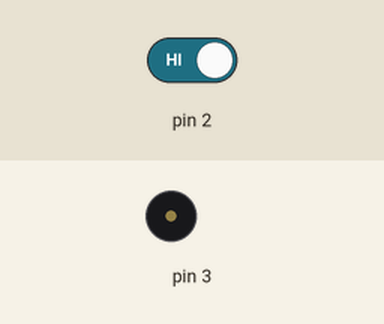
Recording of a sketch running on a simulated Arduino Uno, built with avr-gcc and run on an emulated ATmega328P. On the bench: buzzer (waves = sounding). Inputs (shaded band) come from the test bench; at power-on: pin 2 HIGH.

Above: at 1.2 s.
1.3 s: pin 2 driven LOW
At 4.6 s:
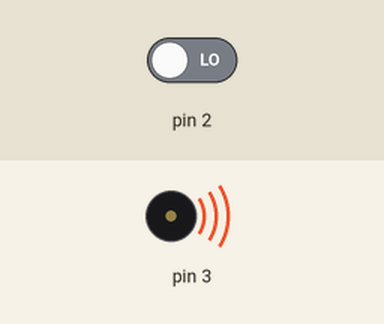
Timing chart, 0 to 10.3 s (numbered marks = the images above; inputs shaded):
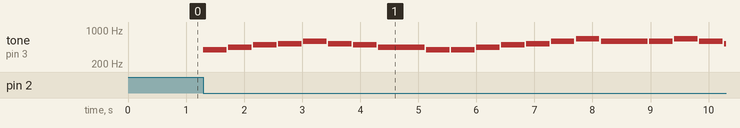

The sketch:

lanhuacao.ino
```cpp
void setup(){
  pinMode(2, INPUT);
  pinMode(3, OUTPUT);
}

void playNote(int note, int duration) {
  // 播放音符，然后停止一小段时间制造间隔
  if (note > 0) {
    tone(3, note);
    delay(duration);
    noTone(3);
    delay(30); // 音符之间的间隔时间
  } else {
    // 0表示休止符
    delay(duration);
  }
}

void loop(){
  // 判断连接在D2号接口的触摸传感器是否被触摸；0表示有触摸，1表示没有被触摸
  if (digitalRead(2) == 0) {
    // 《兰花草》经典旋律
    // "我从山中来，带着兰花草"
    playNote(392, 400);  // Sol (G4)
    playNote(440, 400);  // La (A4)
    playNote(494, 400);  // Si (B4)
    playNote(523, 400);  // Do (C5)
    playNote(587, 400);  // Re (D5)
    playNote(523, 400);  // Do (C5)
    playNote(494, 400);  // Si (B4)
    playNote(440, 800);  // La (A4) - 长音

    // "种在小园中，希望花开早"
    playNote(392, 400);  // Sol (G4)
    playNote(392, 400);  // Sol (G4)
    playNote(440, 400);  // La (A4)
    playNote(494, 400);  // Si (B4)
    playNote(523, 400);  // Do (C5)
    playNote(587, 400);  // Re (D5)
    playNote(659, 400);  // Mi (E5)
    playNote(587, 800);  // Re (D5) - 长音

    // "一日看三回，看得花时过"
    playNote(587, 400);  // Re (D5)
    playNote(659, 400);  // Mi (E5)
    playNote(587, 400);  // Re (D5)
    playNote(523, 400);  // Do (C5)
    playNote(494, 400);  // Si (B4)
    playNote(440, 400);  // La (A4)
    playNote(392, 400);  // Sol (G4)
    playNote(440, 400);  // La (A4)
    playNote(494, 400);  // Si (B4)
    playNote(523, 400);  // Do (C5)
    playNote(494, 400);  // Si (B4)
    playNote(440, 800);  // La (A4) - 长音

    // "兰花却依然，苞也无一个"
    playNote(392, 400);  // Sol (G4)
    playNote(392, 400);  // Sol (G4)
    playNote(440, 400);  // La (A4)
    playNote(494, 400);  // Si (B4)
    playNote(523, 400);  // Do (C5)
    playNote(587, 400);  // Re (D5)
    playNote(523, 400);  // Do (C5)
    playNote(494, 400);  // Si (B4)
    playNote(440, 400);  // La (A4)
    playNote(392, 800);  // Sol (G4) - 长音

    // 最后的结束音
    tone(3, 392);
    delay(1200);
    noTone(3);
    delay(300);

  } else {
    noTone(3);
  }
}
```

Buzzer.cpp
```cpp
#include "Buzzer.h"
#include <avr/wdt.h>

uint8_t buzzer_pin;

#ifdef ME_PORT_DEFINED
/**
 * Alternate Constructor which can call your own function to map the Buzzer to arduino port,
 * Buzzer pins are used and initialized here.
 * \param[in]
 *   None
 */
Buzzer::Buzzer()
{
  buzzer_pin = 9;
}

/**
 * Alternate Constructor which can call your own function to map the Buzzer to arduino port,
 * If the hardware serial was selected, we will used the hardware serial.
 * \param[in]
 *   port - RJ25 port from PORT_1 to M2
 */
Buzzer::Buzzer(uint8_t port):MePort(port)
{
  buzzer_pin = port;
}

/**
 * Alternate Constructor which can call your own function to map the Buzzer to arduino port,
 * you can set any slot for the buzzer device.
 * \param[in]
 *   port - RJ25 port from PORT_1 to M2
 * \param[in]
 *   slot - SLOT1 or SLOT2
 */
Buzzer::Buzzer(uint8_t port, uint8_t slot):MePort(port)
{
  buzzer_pin = s2;
  if(slot == SLOT2)
  {
    buzzer_pin = s2;
  }
  else
  {
    buzzer_pin = s1;
  }
}
#else // ME_PORT_DEFINED
/**
 * Alternate Constructor which can call your own function to map the Buzzer to arduino port,
 * \param[in]
 *   switchPin - arduino port for buzzer detect pin.
 */
Buzzer::Buzzer(int pin)
{
  buzzer_pin = pin;
}
#endif // ME_PORT_DEFINED

/**
 * \par Function
 *    setpin
 * \par Description
 *    Reset the buzzer available pin by its arduino port.
 * \param[in]
 *    pin - arduino port for buzzer detect pin.
 * \par Output
 *    None
 * \par Return
 *    None
 * \par Others
 *    None
 */
void Buzzer::setpin(int pin)
{
  buzzer_pin = pin;
}

/**
 * \par Function
 *    tone
 * \par Description
 *    Playing the tones.
 * \param[in]
 *    pin - Which pin on board that buzzer is connecting to.
 * \param[in]
 *    frequency - The speed of buzzer's tone play.
 * \param[in]
 *    duration - Time of a tone play.
 * \par Output
 *    None
 * \Return
 *    None.
 * \par Others
 *    Frequency (in hertz) and duration (in milliseconds).
 */
void Buzzer::tone(int pin, uint16_t frequency, uint32_t duration)
{
  buzzer_pin = pin;
  int period = 1000000L / frequency;
  int pulse = period / 2;
  pinMode(buzzer_pin, OUTPUT);
  for (long i = 0; i < duration * 1000L; i += period)
  {
    digitalWrite(buzzer_pin, HIGH);
    delayMicroseconds(pulse);
    digitalWrite(buzzer_pin, LOW);
    delayMicroseconds(pulse);
    wdt_reset();
  }
}

/**
 * \par Function
 *    tone
 * \par Description
 *    Playing the tones.
 * \param[in]
 *    frequency - The speed of buzzer's tone play.
 * \param[in]
 *    duration - Time of a tone play.
 * \par Output
 *    None
 * \Return
 *    None.
 * \par Others
 *    Frequency (in hertz) and duration (in milliseconds).
 */
void Buzzer::tone(uint16_t frequency, uint32_t duration)
{
    int period = 1000000L / frequency;
    int pulse = period / 2;
    pinMode(buzzer_pin, OUTPUT);
    for (long i = 0; i < duration * 1000L; i += period)
    {
        digitalWrite(buzzer_pin, HIGH);
        delayMicroseconds(pulse);
        digitalWrite(buzzer_pin, LOW);
        delayMicroseconds(pulse);
        wdt_reset();
    }
}

void Buzzer::_tone (float noteFrequency, long noteDuration, int silentDuration)
{

    // tone(10,261,500);
    // delay(500);

      if(silentDuration==0){silentDuration=1;}

      tone(buzzer_pin, noteFrequency, noteDuration);
      delay(noteDuration);       //milliseconds to microseconds
      //noTone(PIN_Buzzer);
      delay(silentDuration);
}


void Buzzer::bendTones(float initFrequency, float finalFrequency, float prop, long noteDuration, int silentDuration){

  //Examples:
  //  bendTones (880, 2093, 1.02, 18, 1);
  //  bendTones (note_A5, note_C7, 1.02, 18, 0);

  if(silentDuration==0){silentDuration=1;}

  if(initFrequency < finalFrequency)
  {
      for (int i=initFrequency; i<finalFrequency; i=i*prop) {
          _tone(i, noteDuration, silentDuration);
      }

  } else{

      for (int i=initFrequency; i>finalFrequency; i=i/prop) {
          _tone(i, noteDuration, silentDuration);
      }
  }
}

/**
 * \par Function
 *    noTone
 * \par Description
 *    Do not playing the tones.
 * \param[in]
 *    pin - Which pin on board that buzzer is connecting to.
 * \par Output
 *    None
 * \Return
 *    None.
 * \par Others
 *    None
 */
void Buzzer::noTone(int pin)
{
  buzzer_pin = pin;
  pinMode(buzzer_pin, OUTPUT);
  digitalWrite(buzzer_pin, LOW);
}

/**
 * \par Function
 *    noTone
 * \par Description
 *    Do not playing the tones.
 * \param[in]
 *    None
 * \par Output
 *    None
 * \Return
 *    None.
 * \par Others
 *    None
 */
void Buzzer::noTone()
{
  pinMode(buzzer_pin, OUTPUT);
  digitalWrite(buzzer_pin, LOW);
}
```

Buzzer.h
```cpp
// (licence header left out)
#ifndef Buzzer_H
#define Buzzer_H

#include <stdint.h>
#include <stdbool.h>
#include <Arduino.h>

#ifdef ME_PORT_DEFINED
#include "MePort.h"
#endif // ME_PORT_DEFINED

/**
 * Class: Buzzer
 * \par Description
 * Declaration of Class Buzzer.
 */

 #ifdef ME_PORT_DEFINED
class Buzzer : public MePort
#else
class Buzzer
#endif

{
public:
#ifdef ME_PORT_DEFINED
/**
 * Alternate Constructor which can call your own function to map the buzzer to arduino port,
 * no pins are used or initialized here.
 * \param[in]
 *   None
*/
  Buzzer();

/**
 * Alternate Constructor which can call your own function to map the Buzzer to arduino port,
 * If the hardware serial was selected, we will used the hardware serial.
 * \param[in]
 *   port - RJ25 port from PORT_1 to M2
*/
  Buzzer(uint8_t port);

/**
 * Alternate Constructor which can call your own function to map the Buzzer to arduino port,
 * you can set any slot for the buzzer device.
 * \param[in]
 *   port - RJ25 port from PORT_1 to M2
 * \param[in]
 *   slot - SLOT1 or SLOT2
 */
  Buzzer(uint8_t port, uint8_t slot);
#else // ME_PORT_DEFINED
/**
 * Alternate Constructor which can call your own function to map the Buzzer to arduino port,
 * \param[in]
 *   switchPin - arduino port for buzzer detect pin.
*/
  Buzzer(int pin);
#endif // ME_PORT_DEFINED
/**
 * \par Function
 *    setpin
 * \par Description
 *    Reset the buzzer available pin by its arduino port.
 * \param[in]
 *    pin - arduino port for buzzer detect pin.
 * \par Output
 *    None
 * \par Return
 *    None
 * \par Others
 *    None
 */
  void setpin(int pin);

/**
 * \par Function
 *    tone
 * \par Description
 *    Playing the tones.
 * \param[in]
 *    pin - Which pin on board that buzzer is connecting to.
 * \param[in]
 *    frequency - The speed of buzzer's tone play.
 * \param[in]
 *    duration - Time of a tone play.
 * \par Output
 *    None
 * \Return
 *    None.
 * \par Others
 *    Frequency (in hertz) and duration (in milliseconds).
 */
  void tone(int pin, uint16_t frequency, uint32_t duration);

/**
 * \par Function
 *    tone
 * \par Description
 *    Playing the tones.
 * \param[in]
 *    frequency - The speed of buzzer's tone play.
 * \param[in]
 *    duration - Time of a tone play.
 * \par Output
 *    None
 * \Return
 *    None.
 * \par Others
 *    Frequency (in hertz) and duration (in milliseconds).
 */
  void tone(uint16_t frequency, uint32_t duration = 0);

/**
 * \par Function
 *    noTone
 * \par Description
 *    Do not playing the tones.
 * \param[in]
 *    pin - Which pin on board that buzzer is connecting to.
 * \par Output
 *    None
 * \Return
 *    None.
 * \par Others
 *    None
 */

  void _tone(float noteFrequency, long noteDuration, int silentDuration);
  void bendTones(float initFrequency, float finalFrequency, float prop, long noteDuration, int silentDuration);

  void noTone(int pin);

/**
 * \par Function
 *    noTone
 * \par Description
 *    Do not playing the tones.
 * \param[in]
 *    None
 * \par Output
 *    None
 * \Return
 *    None.
 * \par Others
 *    None
 */
  void noTone();
};
#endif
```

PH20Port.h
```cpp
#ifndef _PH20Port_H_
#define _PH20Port_H_

#include <Arduino.h>
#include <avr/interrupt.h>
#include <avr/io.h>
#include <util/delay.h>
#include <stdint.h>
#include <stdlib.h>

#define RJ25_MAX 16

#define P1 1
#define P2 2
#define P3 3
#define P4 4

#define P5 5
#define P6 6
#define P7 7
#define P8 8

#define P9  9
#define P10 10
#define P11 11
#define P12 12

#define P13 13
#define P14 14
#define P15 15
#define P16 16

/**
 * A structure to represent PH20Port Signal.
 */
typedef struct
{
  uint8_t s1;
  uint8_t s2;
  uint8_t s3;
  uint8_t s4;
  uint8_t s5;
  uint8_t s6;
} PH20Port_Sig;

extern PH20Port_Sig PH20_Port[RJ25_MAX];  // PH20Port[0] is nonsense

#define NC (0)  //use UART RX for NULL port

#define SLOT1       (1)
#define SLOT2       (2)
#define SLOT3       (3)
#define SLOT4       (4)
#define SLOT5       (5)
#define SLOT6       (6)

#define SLOT_1  SLOT1
#define SLOT_2  SLOT2
#define SLOT_3  SLOT3
#define SLOT_4  SLOT4
#define SLOT_5  SLOT3
#define SLOT_6  SLOT4

#ifndef FALSE
#define FALSE   (0)
#endif

#ifndef TRUE
#define TRUE    (1)
#endif

/**
 * Class: PH20Port
 *
 * \par Description
 * Declaration of Class PH20Port
 */
class PH20Port
{
public:

/**
 * Alternate Constructor which can call your own function to map the PH20Port to arduino port,
 * no pins are used or initialized here
 */
  PH20Port(void);

/**
 * Alternate Constructor which can call your own function to map the PH20Port to arduino port,
 * no pins are used or initialized here, but PWM frequency set to 976 Hz
 * \param[in]
 *   port - RJ25 port from PORT_1 to M2
 */
  PH20Port(uint8_t port);

/**
 * Alternate Constructor which can call your own function to map the PH20Port to arduino port,
 * no pins are used or initialized here, but PWM frequency set to 976 Hz
 * \param[in]
 *   port - RJ25 port from PORT_1 to M2
 * \param[in]
 *   slot - SLOT1 or SLOT2
 */
  PH20Port(uint8_t port, uint8_t slot);

/**
 * \par Function
 *   getPort
 * \par Description
 *   Get current valid port of current RJ25 object
 * \par Output
 *   None
 * \return
 *   Port bumber from PORT_1 to M2
 * \par Others
 *   None
 */
  uint8_t getPort(void);

/**
 * \par Function
 *   getSlot
 * \par Description
 *   Get current valid slot of current RJ25 object's port
 * \par Output
 *   None
 * \return
 *   Slot bumber SLOT1 or SLOT2
 * \par Others
 *   None
 */
  uint8_t getSlot(void);

/**
 * \par Function
 *   dRead1
 * \par Description
 *   Read the digital input value on slot1 of current RJ25 object's port
 * \param[in]
 *   mode - digital input mode INPUT or INPUT_PULLUP
 * \par Output
 *   None
 * \return
 *   Digital input value
 * \par Others
 *   None
 */
  bool dRead1(uint8_t mode = INPUT);

/**
 * \par Function
 *   dRead2
 * \par Description
 *   Read the digital input value on slot2 of current RJ25 object's port
 * \param[in]
 *   mode - digital input mode INPUT or INPUT_PULLUP
 * \par Output
 *   None
 * \return
 *   Digital input value
 * \par Others
 *   None
 */
  bool dRead2(uint8_t mode = INPUT);
  bool dRead3(uint8_t mode = INPUT);
  bool dRead4(uint8_t mode = INPUT);
  bool dRead5(uint8_t mode = INPUT);

/**
 * \par Function
 *   dpRead1
 * \par Description
 *   Read the digital input value on slot1 of current RJ25 object's port, the input
 *   mode set as INPUT_PULLUP.
 * \par Output
 *   None
 * \return
 *   Digital input value
 * \par Others
 *   None
 */
  bool dpRead1(void);

/**
 * \par Function
 *   dpRead2
 * \par Description
 *   Read the digital input value on slot2 of current RJ25 object's port, the input
 *   mode set as INPUT_PULLUP.
 * \par Output
 *   None
 * \return
 *   Digital input value
 * \par Others
 *   None
 */
  bool dpRead2(void);

/**
 * \par Function
 *   dWrite1
 * \par Description
 *   Set the digital output value on slot1 of current RJ25 object's port
 * \param[in]
 *   value - digital output value HIGH or LOW
 * \par Output
 *   None
 * \return
 *   None
 * \par Others
 *   None
 */
  void dWrite1(bool value);

/**
 * \par Function
 *   dWrite2
 * \par Description
 *   Set the digital output value on slot2 of current RJ25 object's port
 * \param[in]
 *   value - digital output value HIGH or LOW
 * \par Output
 *   None
 * \return
 *   None
 * \par Others
 *   None
 */
  void dWrite2(bool value);
  void dWrite3(bool value);
  void dWrite4(bool value);
  void dWrite5(bool value);
/**
 * \par Function
 *   aRead1
 * \par Description
 *   Read the analog value on slot1 of current RJ25 object's port
 * \par Output
 *   None
 * \return
 *   Analog value from 0-1023
 * \par Others
 *   None
 */
  int16_t aRead1(void);

/**
 * \par Function
 *   aRead2
 * \par Description
 *   Read the analog value on slot2 of current RJ25 object's port
 * \par Output
 *   None
 * \return
 *   Analog value from 0-1023
 * \par Others
 *   None
 */
  int16_t aRead2(void);
  int16_t aRead3(void);
  int16_t aRead4(void);
  int16_t aRead5(void);
/**
 * \par Function
 *   aWrite1
 * \par Description
 *   Set the PWM output value on slot1 of current RJ25 object's port
 * \param[in]
 *   value - Analog value between 0 to 255
 * \par Output
 *   None
 * \return
 *   None
 * \par Others
 *   None
 */
  void aWrite1(int16_t value);

/**
 * \par Function
 *   aWrite2
 * \par Description
 *   Set the PWM output value on slot2 of current RJ25 object's port
 * \param[in]
 *   value - Analog value between 0 to 255
 * \par Output
 *   None
 * \return
 *   None
 * \par Others
 *   None
 */
  void aWrite2(int16_t value);
  void aWrite3(int16_t value);
  void aWrite4(int16_t value);
  void aWrite5(int16_t value);
/**
 * \par Function
 *   reset
 * \par Description
 *   Reset the RJ25 available PIN by its port
 * \param[in]
 *   port - RJ25 port from PORT_1 to M2
 * \par Output
 *   None
 * \return
 *   None
 * \par Others
 *   None
 */
  void reset(uint8_t port);

/**
 * \par Function
 *   reset
 * \par Description
 *   Reset the RJ25 available PIN by its port and slot
 * \param[in]
 *   port - RJ25 port from PORT_1 to M2
 * \param[in]
 *   slot - SLOT1 or SLOT2
 * \par Output
 *   None
 * \return
 *   None
 * \par Others
 *   None
 */
  void reset(uint8_t port, uint8_t slot);

/**
 * \par Function
 *   pin1
 * \par Description
 *   Return the arduino pin number of current RJ25 object's slot1
 * \par Output
 *   None
 * \return
 *   The PIN number of arduino
 * \par Others
 *   None
 */
  uint8_t pin1(void);

/**
 * \par Function
 *   pin2
 * \par Description
 *   Return the arduino pin number of current RJ25 object's slot2
 * \par Output
 *   None
 * \return
 *   The PIN number of arduino
 * \par Others
 *   None
 */
  uint8_t pin2(void);
  uint8_t pin3(void);
  uint8_t pin4(void);
  uint8_t pin5(void);
/**
 * \par Function
 *   pin
 * \par Description
 *   Return the arduino pin number of current RJ25 object's port, if the RJ25 module
 *   have one available PIN.
 * \par Output
 *   None
 * \return
 *   The PIN number of arduino
 * \par Others
 *   None
 */
  uint8_t pin(void);

/**
 * \par Function
 *   pin
 * \par Description
 *   Return the arduino pin number of current RJ25 object's port
 * \param[in]
 *   port - RJ25 port from PORT_1 to M2
 * \param[in]
 *   slot - SLOT1 or SLOT2
 * \par Output
 *   None
 * \return
 *   The PIN number of arduino
 * \par Others
 *   None
 */
  uint8_t pin(uint8_t port, uint8_t slot);

protected:

/**
 *  \par Description
 *  Variables used to store the slot1 gpio number
 */
  uint8_t s1, s2, s3, s4, s5, s6;
/**
 *  \par Description
 *  Variables used to store the port
 */

  uint8_t _port;

/**
 *  \par Description
 *  Variables used to store the slot
 */
  uint8_t _slot;
};
#endif // _RH20Port_H_
```

Source omitted: PH20Port.cpp (9409 bytes)

Measured:
- after the input at 1.3 s, tone on pin 3: plays 392 Hz for 0.40 s, 440 Hz for 0.40 s, 494 Hz for 0.40 s, 523 Hz for 0.40 s, 587 Hz for 0.40 s, 523 Hz for 0.40 s … (20 notes in this stretch), starting at once
